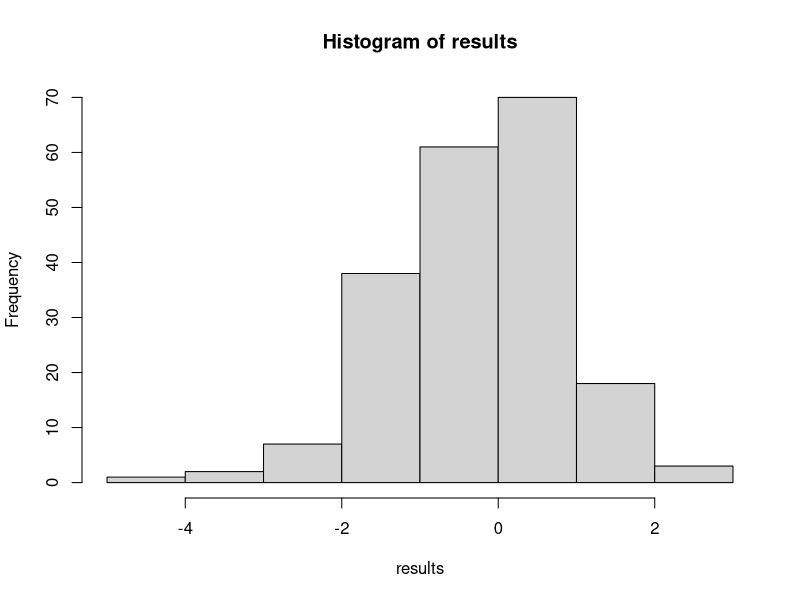
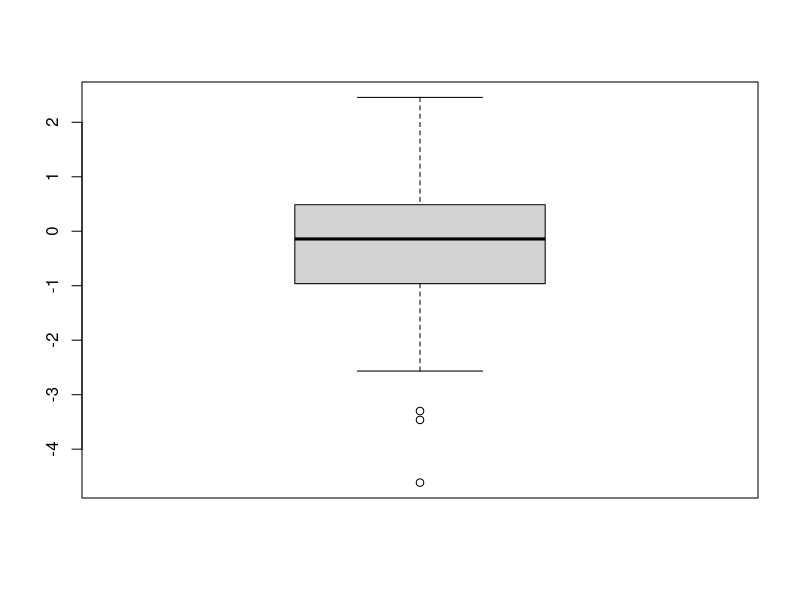

R code for these plots, in order:
#Lec 7, I573
#source:
#   https://rstudio-pubs-static.s3.amazonaws.com/102341_ab0c112cca9c45e69c5c33683bc803bb.html
#   http://rstudio-pubs-static.s3.amazonaws.com/138329_9a2effee5e1249a5aec8cc640b25bb16.html
#   https://rpubs.com/BillB/217355
##Exercises
# Exercise 1:

# Assign x <- c(1,2,3,4)

# Using the function rep() create the below sequence

# 1,2,3,4,1,2,3,4,1,2,3,4

x <- c(1,2,3,4)
rep(x, times = 3)
##  [1] 1 2 3 4 1 2 3 4 1 2 3 4
# Exercise 2:

# Assign x<- c(1,2,3,4)

# Using the rep() function generate the sequence 1,1,1,2,2,2,3,3,3,4,4,4

x <- c(1,2,3,4)
rep(x, each = 3)
##  [1] 1 1 1 2 2 2 3 3 3 4 4 4
#Function
# Exercise 1 

#function
f.uniq <- function (v) {
  s <- c()
  
  for(i in 1:length(v)) {
    if(sum(v[i] == s) == 0) {
      s <- c(s, v[i])
    }
  }
  s
}

#run function
f.uniq(c(9, 9, 1, 1, 1, 0))


# Exercise 2

desi <- function(x, med=FALSE) {
  
  mean <- round(mean(x), 1)
  stdv <- round(sd(x), 1)
  cat("Mean is:", mean, ", SD is:", stdv, "\n")
  
  if(med) {
    median <- median(x)
    cat("Median is:", median , "\n")
  }
}

#run function

desi(1:10, med=TRUE)


#######STATISTICS
fivenum(c(rnorm(100), -1:1)) #mean plus quantiles

x <- list(a = 1:10, beta = exp(-3:3), logic = c(TRUE,FALSE,FALSE,TRUE))
# compute the list mean for each list element
lapply(x, mean)
# median and quartiles for each list element
lapply(x, quantile, probs = 1:3/4)
sapply(x, quantile)
# Correlations/covariances among numeric variables in
# data frame mtcars. Use listwise deletion of missing data.
cor(mtcars, use="complete.obs", method="kendall")
cov(mtcars, use="complete.obs")

############ Mor statistical analysis
attach(mtcars)
data=mtcars
head(data,3)
data$am=factor(data$am) #numeric to factor
str(data)
#mean by cylinders
tapply(mpg,cyl,mean)
#Regression model
lm.fit=lm(mpg~am,data=data)
summary(lm.fit)
#Interpret coefficients
#From the regressiom output, the estimated coefficients are all postive which means 
#manual transmissions perform the positive affection on mpg, and the P-Value are all smaller than 0.5,
#therfore, the null hypothesis of the coefficients are equal to 0 is refused. 
#but the Adjusted R-squared value is 0.3385, which is not bigger.
lm.fit.f=lm(mpg~wt+am+wt:am+qsec,data=data)
summary(lm.fit.f)

##anova on multiple fits
car.fit1 <- lm(mpg ~ wt, data = mtcars)
car.fit2 <- lm(mpg ~ wt + qsec, data = mtcars)
car.fit3 <- lm(mpg ~ wt + qsec + am, data = mtcars)
anova(car.fit1, car.fit2, car.fit3)

############# ttest

data(chickwts)
attach(chickwts)
names(chickwts)

our.mu = mean(weight)
just.casein = weight[feed == 'casein']
t.test(just.casein,mu = our.mu)

# two sample t-test
t.test(weight[feed == 'casein'],weight[feed == 'sunflower'])


#simulation
# 
# How robust is the distribution of t to changes in the distribution of Xi?
#   This is the job of simulation. We use the computer to generate random data and investigate the results. Suppose our R session is already running and just want to get to work.
# 
# First, let's define a useful function to create the t statistic for a data set.

make.t = function(x,mu) (mean(x)-mu)/( sqrt(var(x)/length(x)))
#Now, when we want to make the t-statistic we simply use this function.

mu = 10
x=rexp(100,1/mu)
make.t(x,mu)

results = c()                    # initialize the results vector
for (i in 1:200) results[i] = make.t(rexp(100,1/mu),mu)
hist(results)
boxplot(results)

















